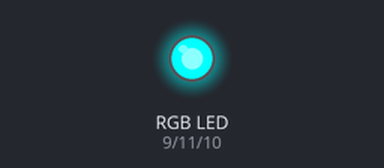
Bench run of a sketch on a simulated Arduino Uno, built with avr-gcc and run on an emulated ATmega328P. On the bench: an RGB LED mixed from three pins (HIGH = lit).

Above: at 0.1 s.
Timing chart, 0 to 1.6 s (numbered marks = the images above):
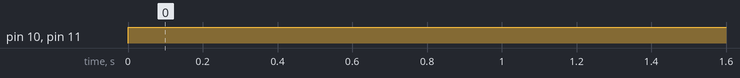

Measured:
- by itself, pin 10 (blue), pin 11 (green): LOW → HIGH at 0.00 s

The sketch:

led_rgb.ino
```cpp
const int red = 9;
const int blue = 10;
const int green = 11;

void setup() {
  pinMode(red, OUTPUT);
  pinMode(blue, OUTPUT);
  pinMode(green, OUTPUT);
}

void loop() {
  analogWrite(red, 0);
  analogWrite(blue, 255);
  analogWrite(green, 255);
}
```
